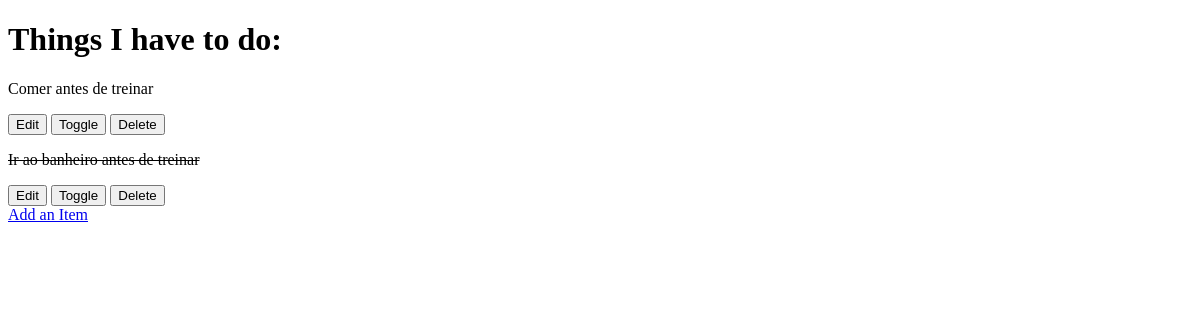
/, run on an earlier commit of the app's database.
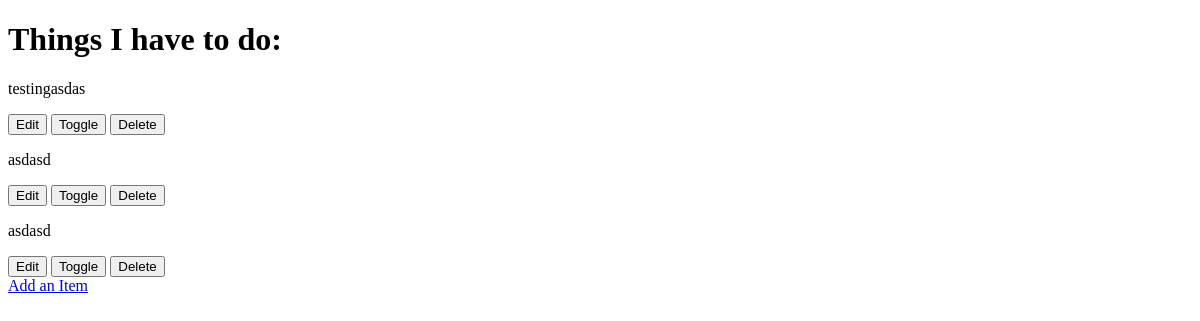
And on a later commit of the database.
### todo/models.py (models this page shows, shortened)
class Item(models.Model):
    name = models.CharField(max_length=50, null=False, blank=False)
    done = models.BooleanField(null=False, blank=False, default=False)

### todo/views.py (the view)
# urls.py: path('', views.get_todo_list, name='get_todo_list'),
def get_todo_list(request):
    items = Item.objects.all()
    context = {
        'items': items
    }
    return render(request, 'todo/todo_list.html', context)

### todo/templates/todo/todo_list.html (shortened to what this page needs)
<!DOCTYPE html>
<html lang="en">
<head>
</head>
<body>
    <h1>Things I have to do: </h1>
    <div>
        {% for item in items%}
        <div>
            {% if item.done %}
            <p><strike> {{ item.name }}</strike></p>
            {% else %}
                <p>{{ item.name }}</p>
            {% endif %}
            <a href="/edit/{{ item.id }}"> <button>Edit</button></a>
            <a href="/toggle/{{ item.id }}"> <button>Toggle</button></a>
            <a href="/delete/{{ item.id }}"> <button>Delete</button></a>
        </div>
        {% empty %}
        <div>You have nothing to do</div>
        {% endfor %}
    </div>
    <a href="add">Add an Item</a>
</body>
</html>

What changed in the data, as far as the page shows it:
removed Item: name "Comer antes de treinar"
removed Item: name "Ir ao banheiro antes de treinar"
added Item: name "testingasdas"
added Item: name "asdasd"
added Item: name "asdasd"
